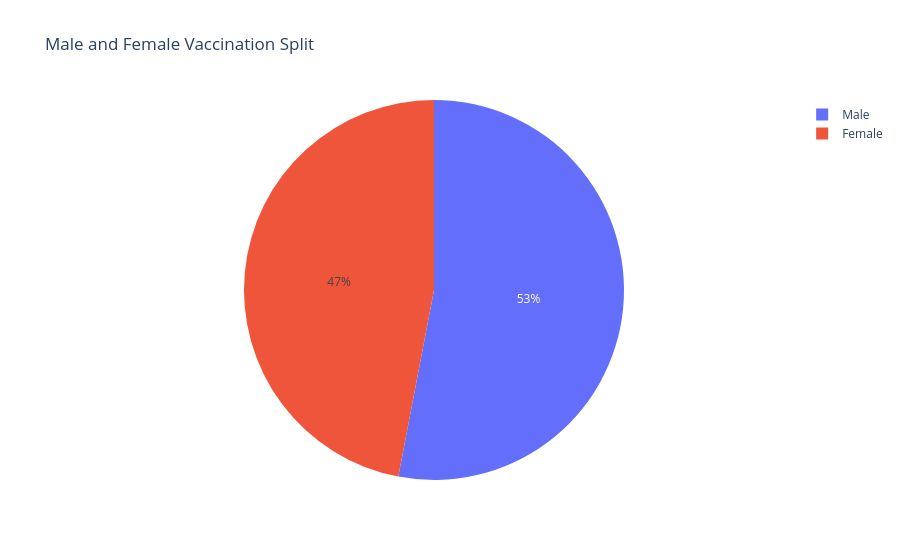

Write notebook code for a chart like this one.
### Code cell
import pandas as pd
import numpy as np
import matplotlib.pyplot as plt
import seaborn as sns
import plotly.express as px
from plotly.subplots import make_subplots
from datetime import datetime

covid_df = pd.read_csv('dataset/data.csv')
vaccine_df = pd.read_csv('dataset/data2.csv')

covid_df.drop(["Sno", "Time", "ConfirmedIndianNational", "ConfirmedForeignNational"], inplace=True, axis=1)

covid_df['Date'] = pd.to_datetime(covid_df['Date'], format='%Y-%m-%d')

covid_df['Active_cases'] = covid_df['Confirmed'] - (covid_df['Cured'] + covid_df['Deaths'])

statewise = pd.pivot_table(covid_df, values=["Confirmed", "Deaths", "Cured"], index="State/UnionTerritory", aggfunc="max")
statewise["Recovery Rate"] = statewise["Cured"] * 100 / statewise["Confirmed"]
statewise["Mortality Rate"] = statewise["Deaths"] * 100 / statewise["Confirmed"]
statewise = statewise.sort_values(by="Confirmed", ascending=False)

top_10_active_cases = covid_df.sort_values(by='Active_cases', ascending=False).drop_duplicates(['State/UnionTerritory']).reset_index(drop=True)

fig1 = plt.figure(figsize=(16, 9))
plt.title("Top 10 states with most active cases in India", size=25)
ax1 = sns.barplot(data=top_10_active_cases.iloc[:10], y="Active_cases", x="State/UnionTerritory", linewidth=2, edgecolor='red')
plt.xlabel("States")
plt.ylabel("Total active cases")
plt.show()

top_10_deaths = covid_df.sort_values(by='Deaths', ascending=False).drop_duplicates(['State/UnionTerritory']).reset_index(drop=True)

fig2 = plt.figure(figsize=(18, 5))
plt.title("Top 10 states with most Deaths", size=25)
ax2 = sns.barplot(data=top_10_deaths.iloc[:12], y="Deaths", x="State/UnionTerritory", linewidth=2, edgecolor="black")
plt.xlabel("States")
plt.ylabel("Total Death cases")
plt.show()

fig3 = plt.figure(figsize=(12, 6))
top_5_states = ['Maharashtra', 'Karnataka', 'Kerala', 'Tamil Nadu', 'Uttar Pradesh']
ax3 = sns.lineplot(data=covid_df[covid_df['State/UnionTerritory'].isin(top_5_states)], x='Date', y='Active_cases', hue='State/UnionTerritory')
ax3.set_title("Top 5 Affected states in India", size=16)
plt.show()

vaccine_df.rename(columns={'Updated On': 'Vaccine_Date'}, inplace=True)

vaccination = vaccine_df.drop(columns=['Sputnik V (Doses Administered)', 'AEFI', '18-44 Years (Doses Administered)', '45-60 Years (Doses Administered)', '60+ Years (Doses Administered)'], axis=1)

state_totals = vaccine_df[vaccine_df['State'] != 'India'].groupby('State').max()
male = state_totals["Male (Doses Administered)"].sum()
female = state_totals["Female (Doses Administered)"].sum()

fig_pie = px.pie(names=["Male", "Female"], values=[male, female], title="Male and Female Vaccination Split")
fig_pie.show()

vaccine = vaccine_df[vaccine_df.State != 'India'].copy()
vaccine.rename(columns={"Total Individuals Vaccinated": 'Total'}, inplace=True)

max_vac = vaccine.groupby('State')['Total'].max().to_frame('Total')
max_vac = max_vac.sort_values('Total', ascending=False)[:5]

fig4 = plt.figure(figsize=(10, 5))
plt.title("Top 5 Vaccinated States In India", size=25)
ax4 = sns.barplot(data=max_vac, y=max_vac.Total, x=max_vac.index, linewidth=2, edgecolor='red')
plt.xlabel("States")
plt.ylabel("Vaccination Count")
plt.show()

### Figure 1 — Plotly figure (JSON) as saved in the notebook; plotly's stock layout.template omitted (floating-point values rounded to 4 significant figures)
{"data": [{"domain": {"x": [0, 1], "y": [0, 1]}, "hovertemplate": "label=%{label}<br>value=%{value}<extra></extra>", "labels": ["Male", "Female"], "legendgroup": "", "name": "", "showlegend": true, "type": "pie", "values": [270200000.0, 239500000.0]}], "layout": {"legend": {"tracegroupgap": 0}, "title": {"text": "Male and Female Vaccination Split"}}}
